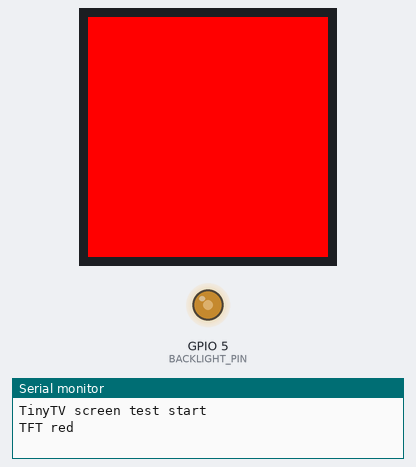
A sketch run on a simulated ESP32. Shown: 240×240 colour display, output pins drawn as LEDs (lit = HIGH), the last lines printed to the serial monitor.

Above: at 1.45 s.
At 2.75 s:
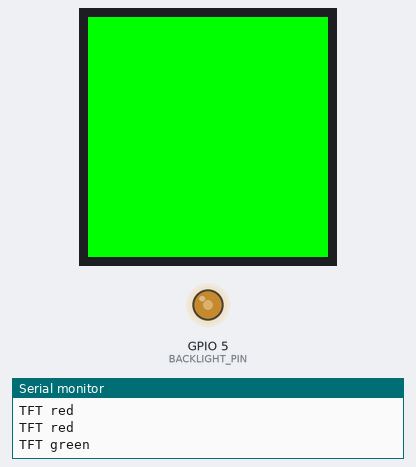
At 4.05 s:
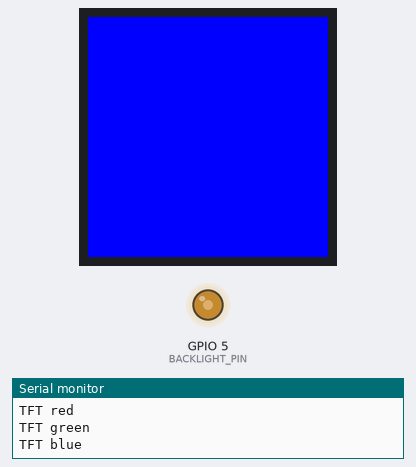
At 6.65 s:
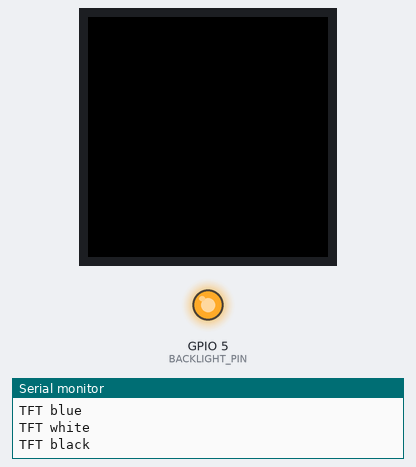
Timing chart, 0 to 8.3 s (numbered marks = the images above):
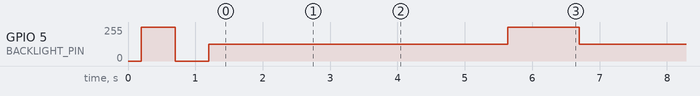

The sketch:

ScreenTest.ino
```cpp
#include <Arduino.h>
#include <TFT_eSPI.h>

TFT_eSPI tft = TFT_eSPI();

static const int BACKLIGHT_PIN = 5; // GPIO5 / D1 on ESP8266

void setup() {
  Serial.begin(115200);
  delay(200);
  Serial.println();
  Serial.println("TinyTV screen test start");

  pinMode(BACKLIGHT_PIN, OUTPUT);
  analogWriteRange(1023);

  digitalWrite(BACKLIGHT_PIN, HIGH);
  delay(500);
  digitalWrite(BACKLIGHT_PIN, LOW);
  delay(500);
  analogWrite(BACKLIGHT_PIN, 512);

  tft.begin();
  tft.setRotation(0);
  tft.fillScreen(TFT_RED);
  Serial.println("TFT red");
}

void loop() {
  static uint8_t state = 0;
  static const uint16_t colors[] = {
    TFT_RED,
    TFT_GREEN,
    TFT_BLUE,
    TFT_WHITE,
    TFT_BLACK,
  };
  static const char *names[] = {
    "red",
    "green",
    "blue",
    "white",
    "black",
  };

  analogWrite(BACKLIGHT_PIN, state == 4 ? 1023 : 512);
  tft.fillScreen(colors[state]);
  Serial.print("TFT ");
  Serial.println(names[state]);

  state = (state + 1) % 5;
  delay(1000);
}
```

Measured:
- by itself, GPIO 5 (BACKLIGHT_PIN): repeats every 5.5 s: 127/255 4.4 s, 255/255 1.1 s
